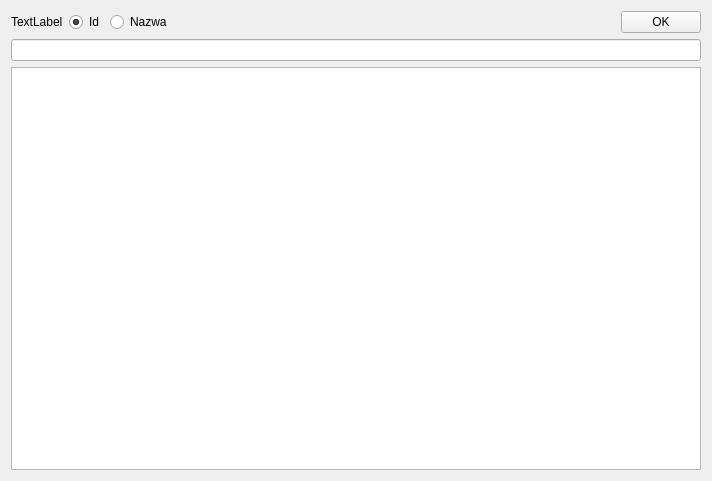
<?xml version="1.0" encoding="UTF-8"?>
<ui version="4.0">
 <class>MerchandiseSearch</class>
 <widget class="QWidget" name="MerchandiseSearch">
  <property name="geometry">
   <rect>
    <x>0</x>
    <y>0</y>
    <width>712</width>
    <height>481</height>
   </rect>
  </property>
  <property name="windowTitle">
   <string>Form</string>
  </property>
  <layout class="QVBoxLayout" name="verticalLayout">
   <item>
    <layout class="QHBoxLayout" name="horizontalLayout">
     <item>
      <widget class="QLabel" name="label">
       <property name="text">
        <string>TextLabel</string>
       </property>
      </widget>
     </item>
     <item>
      <widget class="QRadioButton" name="radioButton_id">
       <property name="text">
        <string>Id</string>
       </property>
       <property name="checked">
        <bool>true</bool>
       </property>
      </widget>
     </item>
     <item>
      <widget class="QRadioButton" name="radioButton_name">
       <property name="text">
        <string>Nazwa</string>
       </property>
      </widget>
     </item>
     <item>
      <spacer name="horizontalSpacer">
       <property name="orientation">
        <enum>Qt::Horizontal</enum>
       </property>
       <property name="sizeHint" stdset="0">
        <size>
         <width>40</width>
         <height>20</height>
        </size>
       </property>
      </spacer>
     </item>
     <item>
      <widget class="QPushButton" name="pushButton_close">
       <property name="text">
        <string>OK</string>
       </property>
      </widget>
     </item>
    </layout>
   </item>
   <item>
    <widget class="QLineEdit" name="lineEdit"/>
   </item>
   <item>
    <widget class="QTableView" name="tableView"/>
   </item>
  </layout>
 </widget>
 <resources/>
 <connections/>
</ui>
